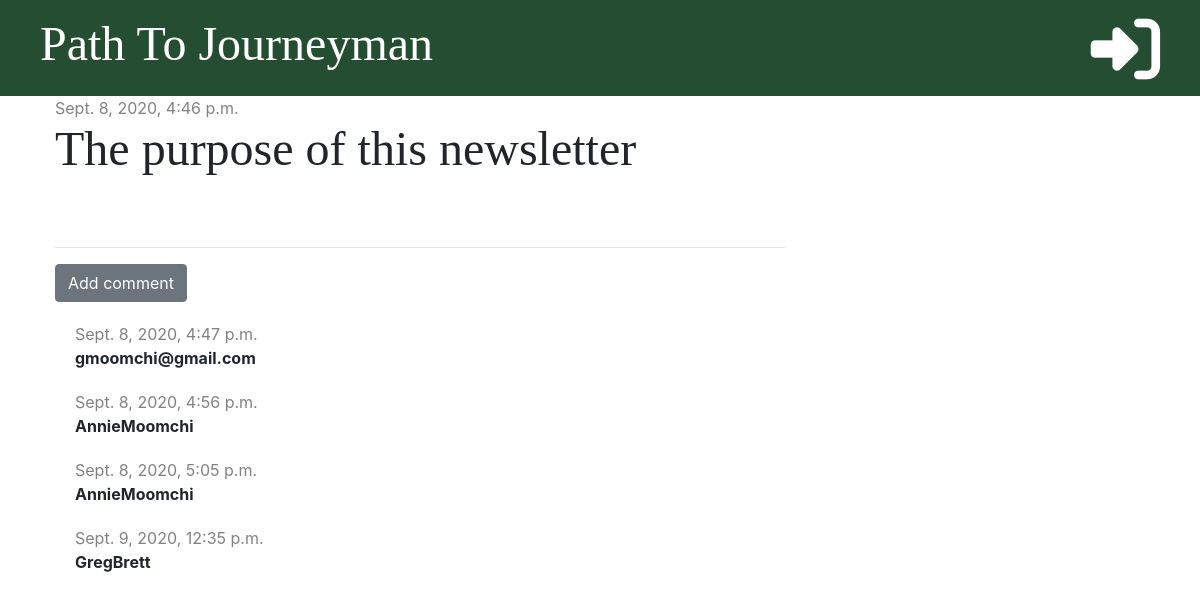
The app's page /post/17/ with its own data.
### blog/models.py (models this page shows, shortened)
class Post(models.Model):
    author = models.ForeignKey('auth.User', on_delete=models.CASCADE)
    title = models.CharField(max_length=200)
    text = models.TextField()
    created_date = models.DateTimeField(default=timezone.now)
    published_date = models.DateTimeField(blank=True, null=True)

class Comment(models.Model):
    post = models.ForeignKey('blog.Post', on_delete=models.CASCADE, related_name='comments')
    author = models.CharField(max_length=200)
    text = models.TextField()
    created_date = models.DateTimeField(default=timezone.now)
    approved = models.BooleanField(default=False)

### blog/views.py (the view)
# urls.py: path('post/<int:pk>/', views.post_detail, name='post_detail'),
def post_detail(request, pk):
    post = get_object_or_404(Post, pk=pk)
    stuff_for_frontend = {'post': post}
    return render(request, 'blog/post_detail.html', stuff_for_frontend)

### blog/templatetags/markdownify.py (called while the page is built)
@register.filter
def markdown(value):
    renderer = HighlightRenderer()
    markdown = mistune.Markdown(renderer=renderer)
    return markdown(value)

### blog/templates/blog/post_detail.html (shortened to what this page needs)
{% extends 'blog/base.html' %}
{% load markdownify %}
{% block content %}
    <div class="post">
        {% if post.published_date %}
            <div class="date">
                {{ post.published_date }}
            </div>
        {% else %}
            <a href="{% url 'post_publish' pk=post.pk %}" class="btn btn-primary">Publish</a>
        {% endif %}
        <h1>{{ post.title }}</h1>
    </div>
    <hr>
    <a href="{% url 'add_comment_to_post' pk=post.pk %}" class="btn btn-secondary">Add comment</a>
    {% for comment in post.comments.all %}
        {% if user.is_authenticated or comment.approved %}
            <div class="comment">
                <div class="date">
                    {{ comment.created_date }}
                </div>
                <strong>{{ comment.author }}</strong>
            </div>
        {% endif %}
    {% empty %}
        <p>No comments yet...</p>
    {% endfor %}
{% endblock %}

### blog/static/css/blog.css (style rules this page uses)
h1, h2, h3, h4 { font-family: 'Cormorant Garamond', serif; font-size: 48px; }
.date { color: #828282; }
.post { margin-bottom: 70px; }
.comment { margin: 20px 0px 20px 20px; }

### records on screen
Post: published_date "Sept. 8, 2020, 4:46 p.m.", title "The purpose of this newsletter"
Comment: created_date "Sept. 8, 2020, 4:47 p.m.", author "gmoomchi@gmail.com"
Comment: created_date "Sept. 8, 2020, 4:56 p.m.", author "AnnieMoomchi"
Comment: created_date "Sept. 8, 2020, 5:05 p.m.", author "AnnieMoomchi"
Comment: created_date "Sept. 9, 2020, 12:35 p.m.", author "GregBrett"
